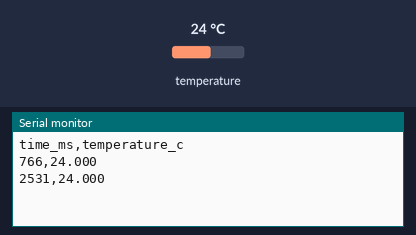
The sketch below on a simulated Arduino Uno, built with avr-gcc and run on an emulated ATmega328P. Shown: the last lines printed to the serial monitor. The test bench sets the inputs (shaded band); at power-on: temperature 24 °C.

Above: at 3.3 s.
3.4 s: temperature set to 12 °C
At 5.4 s:
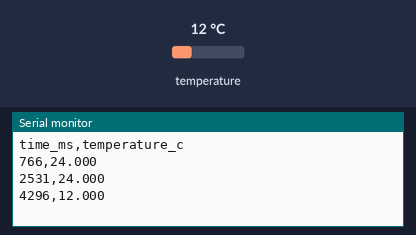
5.9 s: temperature set to 19 °C
At 6.7 s:
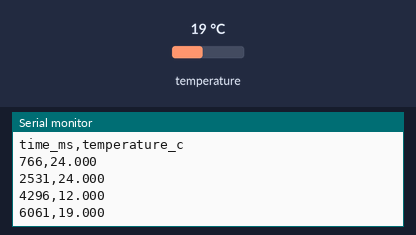
Timing chart, 0 to 8.9 s (numbered marks = the images above; inputs shaded):
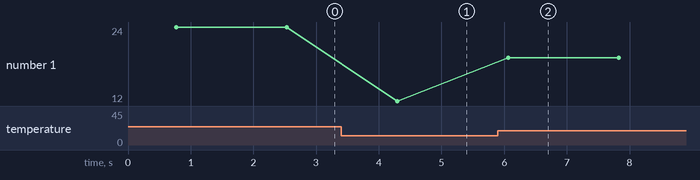

Measured:
- after the input at 3.4 s, the serial monitor: prints a new line after 0.90 s (image 1)
- after the input at 5.9 s, the serial monitor: prints a new line after 0.16 s (image 2)
- plotted number 1: 24 → 12 after the input at 3.4 s, 12 → 19 after the input at 5.9 s

The sketch:

c4-neutralization-endpoint.ino
```cpp
#include <OneWire.h>
#include <DallasTemperature.h>

// @pin ONE_WIRE=D4
// @baud 9600

OneWire oneWire(4);
DallasTemperature probe(&oneWire);
// 표본 간격입니다. 한 방울의 온도 변화를 놓치지 않을 만큼 짧아야 합니다.
// @tunable samplingIntervalMs
int samplingIntervalMs = 1000;

void setup() {
  Serial.begin(9600);
  probe.begin();
  probe.setResolution(12);
  Serial.println("time_ms,temperature_c");
}

void loop() {
  probe.requestTemperatures();
  // 시간에 따른 온도만 남깁니다. 몇 mL를 넣었는지는 사람이 노트에 적고
  // 나중에 시각으로 맞춥니다. 스케치가 부피를 알 방법은 없습니다.
  Serial.print(millis());
  Serial.print(',');
  Serial.println(probe.getTempCByIndex(0), 3);
  delay(samplingIntervalMs);
}
```
